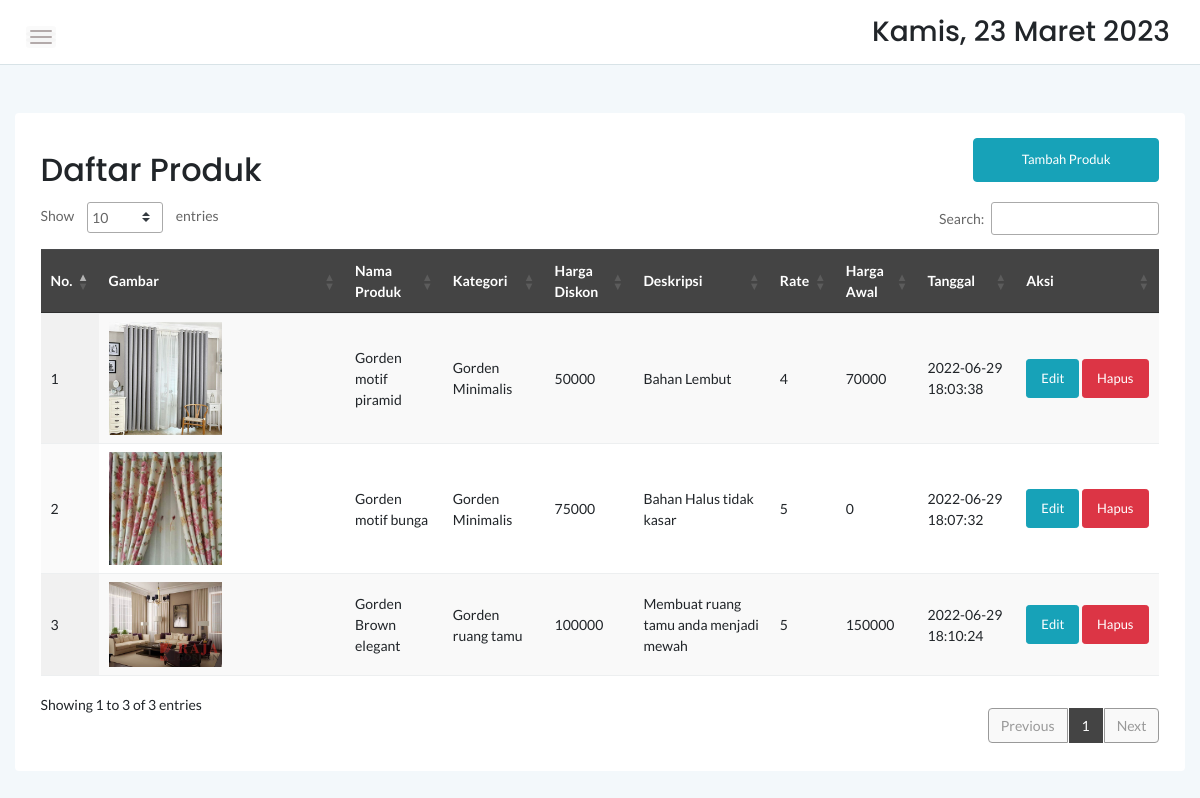
The app's page /admin/produk.php with its own data.
### tables this page shows
CREATE TABLE `produk` (
  `idproduk` int(11) NOT NULL,
  `idkategori` int(11) NOT NULL,
  `namaproduk` varchar(30) NOT NULL,
  `gambar` varchar(100) NOT NULL,
  `deskripsi` varchar(200) NOT NULL,
  `rate` int(11) NOT NULL,
  `hargabefore` int(11) NOT NULL,
  `hargaafter` int(11) NOT NULL,
  `tgldibuat` timestamp NOT NULL DEFAULT current_timestamp()
);

CREATE TABLE `kategori` (
  `idkategori` int(11) NOT NULL,
  `namakategori` varchar(20) NOT NULL,
  `tgldibuat` timestamp NOT NULL DEFAULT current_timestamp()
);

### admin/produk.php (the view, shortened to what this page needs)
<?php
include '../dbconnect.php';
?>
<!doctype html>
<html class="no-js" lang="en">
<head>
	<link rel="stylesheet" href="assets/css/bootstrap.min.css">
	<link rel="stylesheet" href="assets/css/font-awesome.min.css">
	<link rel="stylesheet" href="assets/css/themify-icons.css">
	<link rel="stylesheet" href="assets/css/metisMenu.css">
	<link rel="stylesheet" href="assets/css/owl.carousel.min.css">
	<link rel="stylesheet" href="assets/css/slicknav.min.css">
	<link rel="stylesheet" href="https://www.amcharts.com/lib/3/plugins/export/export.css" type="text/css" media="all" />
	<link rel="stylesheet" type="text/css" href="https://cdn.datatables.net/1.10.20/css/jquery.dataTables.min.css">
	<link rel="stylesheet" type="text/css" href="https://cdn.datatables.net/1.10.20/css/jquery.dataTables.css">
	<link rel="stylesheet" type="text/css" href="https://cdn.datatables.net/1.10.20/css/dataTables.bootstrap4.min.css">
	<link rel="stylesheet" type="text/css" href="https://cdn.datatables.net/responsive/2.2.3/css/responsive.bootstrap.min.css">
	<link rel="stylesheet" type="text/css" href="https://cdn.datatables.net/responsive/2.2.3/css/responsive.jqueryui.min.css">
	<link rel="stylesheet" type="text/css" href="https://cdn.datatables.net/buttons/1.5.2/css/buttons.dataTables.min.css">
	<link rel="stylesheet" href="assets/css/typography.css">
	<link rel="stylesheet" href="assets/css/default-css.css">
	<link rel="stylesheet" href="assets/css/styles.css">
	<link rel="stylesheet" href="assets/css/responsive.css">
</head>
<body>
	<div class="page-container">
		<div class="main-content">
			<div class="header-area">
				<div class="row align-items-center">
					<div class="col-md-6 col-sm-8 clearfix">
						<div class="nav-btn pull-left">
							<span></span>
							<span></span>
							<span></span>
						</div>
					</div>
					<div class="col-md-6 col-sm-4 clearfix">
						<ul class="notification-area pull-right">
							<li>
								<h3>
									<div class="date">
									</div>
								</h3>
							</li>
						</ul>
					</div>
				</div>
			</div>
			<div class="main-content-inner">
				<div class="row mt-5 mb-5">
					<div class="col-12">
						<div class="card">
							<div class="card-body">
								<div class="d-sm-flex justify-content-between align-items-center">
									<h2>Daftar Produk</h2>
									<button style="margin-bottom:20px" data-toggle="modal" data-target="#myModal" class="btn btn-info col-md-2">Tambah Produk</button>
								</div>
								<div class="data-tables datatable-dark">
									<table id="dataTable3" class="display" style="width:100%">
										<thead class="thead-dark">
											<tr>
												<th>No.</th>
												<th>Gambar</th>
												<th>Nama Produk</th>
												<th>Kategori</th>
												<th>Harga Diskon</th>
												<th>Deskripsi</th>
												<th>Rate</th>
												<th>Harga Awal</th>
												<th>Tanggal</th>
												<th>Aksi</th>
											</tr>
										</thead>
										<tbody>
											<?php $brgs = mysqli_query($conn, "SELECT * from kategori k, produk p where k.idkategori=p.idkategori order by idproduk ASC");
											$no = 1;
											while ($p = mysqli_fetch_array($brgs)) { ?>
												<tr>
													<td><?php echo $no++ ?></td>
													<td><img src="../<?php echo $p['gambar'] ?>" width="50%" \></td>
													<td><?php echo $p['namaproduk'] ?></td>
													<td><?php echo $p['namakategori'] ?></td>
													<td><?php echo $p['hargaafter'] ?></td>
													<td><?php echo $p['deskripsi'] ?></td>
													<td><?php echo $p['rate'] ?></td>
													<td><?php echo $p['hargabefore'] ?></td>
													<td><?php echo $p['tgldibuat'] ?></td>
													<td nowrap>
														<button class="btn btn-sm btn-info" data-toggle="modal" data-target="#eModal<?= $p['idproduk']; ?>">Edit</button>
														<button class="btn btn-sm btn-danger" data-toggle="modal" data-target="#hModal<?= $p['idproduk']; ?>">Hapus</button>
													</td>
												</tr>
											<?php } ?>
										</tbody>
									</table>
								</div>
							</div>
						</div>
					</div>
				</div>
			</div>
</body>
</html>

### admin/assets/css/styles.css (style rules this page uses)
.page-container { width: 100%; height: 100%; min-height: 100vh; padding-left: 280px; -webkit-transition: padding-left 0.3s ease 0s; transition: padding-left 0.3s ease 0s; }
.card { border: none; border-radius: 4px; background-color: #fff; -webkit-transition: all 0.3s ease 0s; transition: all 0.3s ease 0s; }
.card-body { padding: 25.6px; padding: 1.6rem; }
.main-content { width: 100%; background: #F3F8FB; }
.main-content-inner { padding: 0 30px 50px; }
.header-area { padding: 15px 30px; background: #fff; border-bottom: 1px solid #d8e3e7; }
.nav-btn { margin-right: 30px; margin-top: 10px; cursor: pointer; }
.nav-btn span { display: block; width: 22px; height: 2px; background: #b3aaaa; margin: 4px 0; border-radius: 15px; -webkit-transition: all 0.3s ease 0s; transition: all 0.3s ease 0s; box-shadow: 0 0 0 4px rgba(99, 96, 96, 0.03); }
.notification-area { -webkit-user-select: none; -moz-user-select: none; -ms-user-select: none; user-select: none; position: relative; z-index: 1; }
.notification-area li { display: inline-block; margin-left: 20px; cursor: pointer; -webkit-user-select: none; -moz-user-select: none; -ms-user-select: none; user-select: none; }
.btn { padding: 11px 17px; font-size: 13px; letter-spacing: 0; }
.btn-sm { padding: 9px 14px; }
table tr th { border-bottom: none; }
table tr th, table tr td { border-top: 1px solid rgba(120, 130, 140, 0.13) !important; }
table.dataTable.no-footer { border-bottom: 1px solid rgba(120, 130, 140, 0.13) !important; }
table.dataTable thead th, table.dataTable thead td { border-bottom-color: transparent; }
.datatable-dark thead { background: #444; color: #fff; }

### admin/assets/css/responsive.css (style rules this page uses)
@media (min-width: 1200px) and (max-width: 1364px) { .main-content-inner { padding: 0 15px 50px; } }
@media (min-width: 1200px) and (max-width: 1364px) { .page-container, .sbar_collapsed.page-container { padding-left: 0; } }

### records on screen
produk: gambar (picture), namaproduk "Gorden motif piramid", idkategori.namakategori "Gorden Minimalis", hargaafter "50000", deskripsi "Bahan Lembut", rate "4", hargabefore "70000", tgldibuat "2022-06-29 18:03:38"
produk: gambar (picture), namaproduk "Gorden motif bunga", idkategori.namakategori "Gorden Minimalis", hargaafter "75000", deskripsi "Bahan Halus tidak kasar", rate "5", hargabefore "0", tgldibuat "2022-06-29 18:07:32"
produk: gambar (picture), namaproduk "Gorden Brown elegant", idkategori.namakategori "Gorden ruang tamu", hargaafter "100000", deskripsi "Membuat ruang tamu anda menjadi mewah", rate "5", hargabefore "150000", tgldibuat "2022-06-29 18:10:24"
